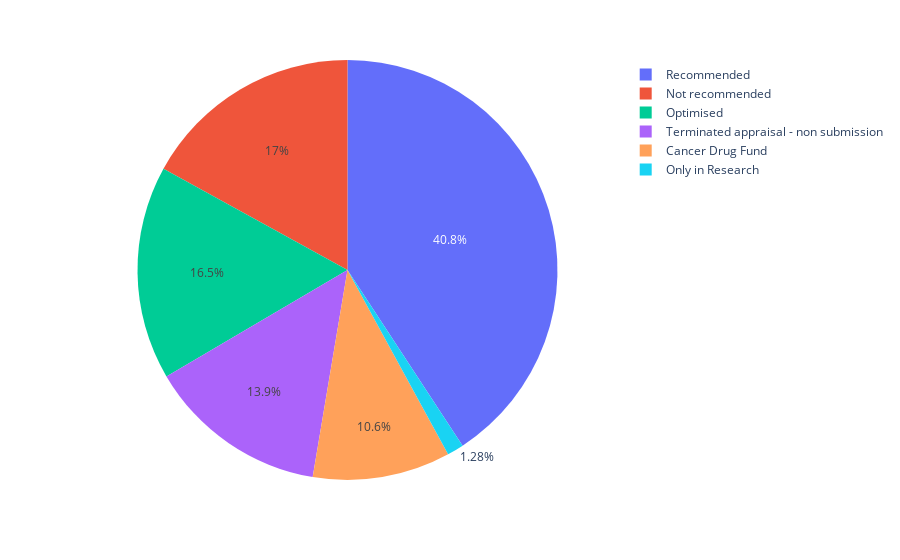

This figure's notebook cell:
### Code cell
# Create container
after = pd.DataFrame(columns=['Year', 'Number', 'Categorisation'])

# Count number of occurences before 2015
mask = time_series['Year'] >= 2015
temp = time_series[mask]
for cat in cats:
    mask = temp['Categorisation'] == cat
    number = temp[mask]['Number'].sum()
    before_2015 = pd.concat([before_2015, pd.DataFrame({'Year': ['Before 2015'], 'Number': [number], 'Categorisation': [cat]})])

# Plot before 2015
fig = px.pie(
    before_2015,
    values='Number',
    names='Categorisation',
    color='Categorisation',
    color_discrete_map={
        'Recommended': colors[0],
        'Optimised': colors[2],
        'Not recommended': colors[1],
        'Terminated appraisal - non submission': colors[3],
        'Cancer Drug Fund': colors[4],
        'Only in Research': colors[5]})

# Write image to disk
fig.write_image("images/cancer-drugs-after-2015.pdf")

fig.show()

### Figure 1 — Plotly figure (JSON) as saved in the notebook; plotly's stock layout.template omitted (floating-point values rounded to 4 significant figures)
{"data": [{"customdata": [["Recommended"], ["Not recommended"], ["Optimised"], ["Only in Research"], ["Terminated appraisal - non submission"], ["Cancer Drug Fund"], ["Recommended"], ["Not recommended"], ["Optimised"], ["Only in Research"], ["Terminated appraisal - non submission"], ["Cancer Drug Fund"]], "domain": {"x": [0, 1], "y": [0, 1]}, "hovertemplate": "Categorisation=%{customdata[0]}<br>Number=%{value}<extra></extra>", "labels": ["Recommended", "Not recommended", "Optimised", "Only in Research", "Terminated appraisal - non submission", "Cancer Drug Fund", "Recommended", "Not recommended", "Optimised", "Only in Research", "Terminated appraisal - non submission", "Cancer Drug Fund"], "legendgroup": "", "marker": {"colors": ["#636EFA", "#EF553B", "#00CC96", "#19D3F3", "#AB63FA", "#FFA15A", "#636EFA", "#EF553B", "#00CC96", "#19D3F3", "#AB63FA", "#FFA15A"]}, "name": "", "showlegend": true, "type": "pie", "values": [88, 51, 7, 6, 12, 0, 135, 42, 83, 1, 64, 58]}], "layout": {"legend": {"tracegroupgap": 0}, "margin": {"t": 60}}}
